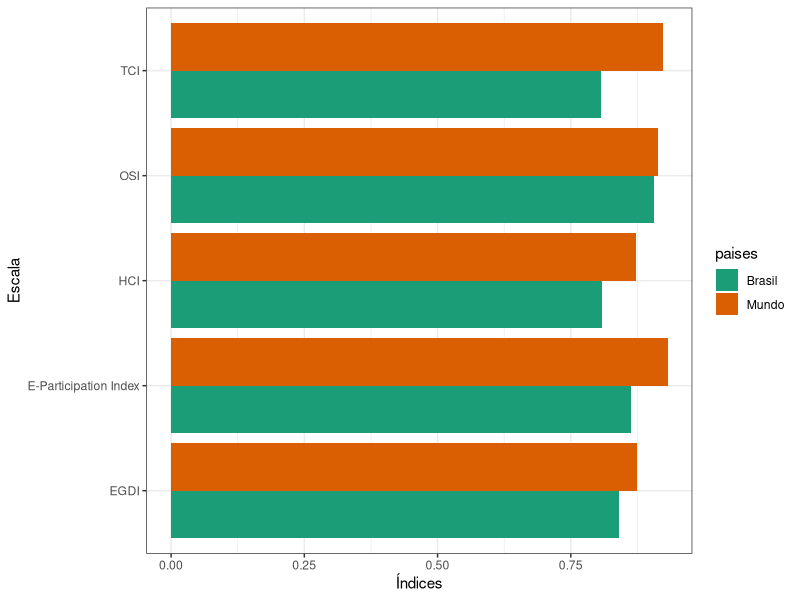

The R script that drew this image:
library(tidyverse)
library(tidyr)
library(e1071)

egdi <- read.csv('EGOV_DATA_2024.csv') %>%
    arrange(Country.Name) %>%
    select(
            Country.Name,
            E.Government.Index,
            E.Participation.Index, 
            Online.Service.Index, 
            Human.Capital.Index, 
            Telecommunication.Infrastructure.Index
        )

egdi_brasil <- egdi %>% 
    filter(Country.Name == 'Brazil')

egdi_mundo <- egdi %>% 
    filter(Country.Name != 'Brazil')

print(skewness(egdi_mundo$E.Government.Index))

df = data.frame(
    paises = c(
        'Mundo', 
        'Brasil'),
    egdi = c(
        median(egdi_mundo$E.Government.Index),
        egdi_brasil$E.Government.Index
    ),
    epart = c(
        median(egdi_mundo$E.Participation.Index),
        egdi_brasil$E.Participation.Index
    ),
    osi = c(
        median(egdi_mundo$Online.Service.Index),
        egdi_brasil$Online.Service.Index
    ),
    hci = c(
        median(egdi_mundo$Human.Capital.Index),
        egdi_brasil$Human.Capital.Index
    ),
    tci = c(
        median(egdi_mundo$Telecommunication.Infrastructure.Index),
        egdi_brasil$Telecommunication.Infrastructure.Index
    )
)

df_long <- df %>%
  pivot_longer(cols = -paises,
               names_to = "indicador",
               values_to = "valor")

ggplot(df_long, aes(indicador, valor, fill = paises)) +
    geom_col(position = "dodge") +
    scale_x_discrete(labels = c('EGDI', 'E-Participation Index', 'HCI', 'OSI', 'TCI')) +
    coord_cartesian(ylim = c(0, 1)) +
    labs(
        y = 'Índices',
        x = 'Escala'
    ) +
    theme_bw() +
    coord_flip() +
    scale_fill_brewer(palette = 'Dark2')
